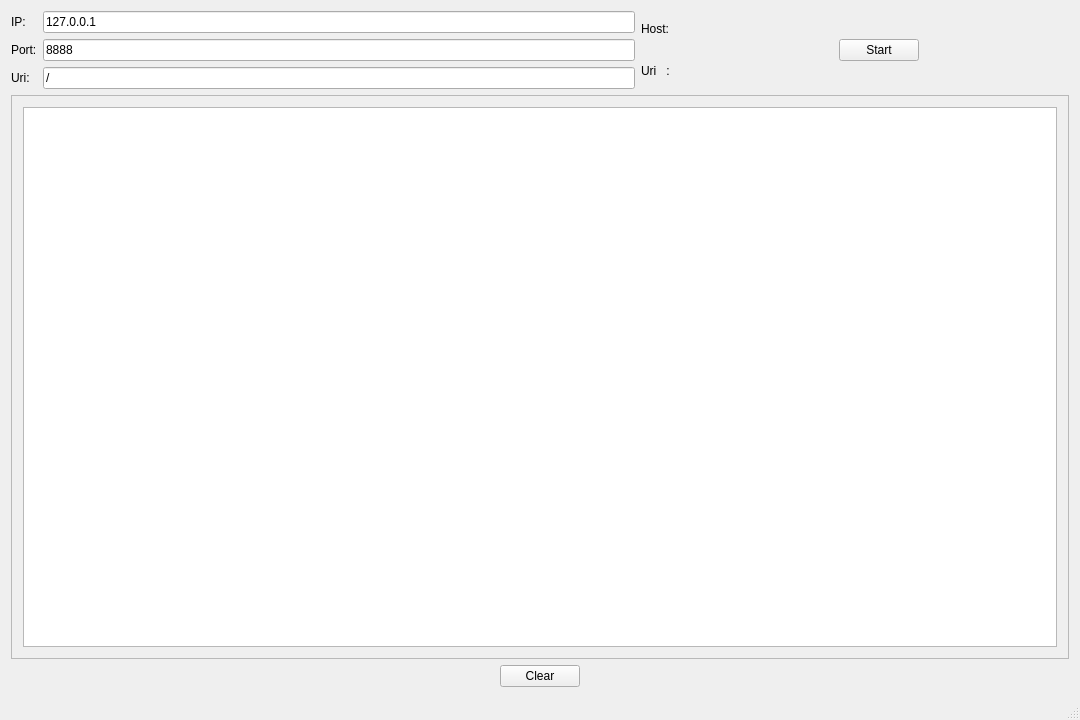
<?xml version="1.0" encoding="UTF-8"?>
<ui version="4.0">
 <class>MainWindow</class>
 <widget class="QMainWindow" name="MainWindow">
  <property name="geometry">
   <rect>
    <x>0</x>
    <y>0</y>
    <width>1080</width>
    <height>720</height>
   </rect>
  </property>
  <property name="windowTitle">
   <string>Zmq Subscriber</string>
  </property>
  <widget class="QWidget" name="centralWidget">
   <layout class="QVBoxLayout" name="verticalLayout">
    <item>
     <layout class="QHBoxLayout" name="horizontalLayout">
      <item>
       <layout class="QGridLayout" name="gridLayout">
        <property name="topMargin">
         <number>0</number>
        </property>
        <property name="rightMargin">
         <number>0</number>
        </property>
        <item row="0" column="1">
         <widget class="QLineEdit" name="lineEditIp">
          <property name="text">
           <string>127.0.0.1</string>
          </property>
         </widget>
        </item>
        <item row="1" column="1">
         <widget class="QLineEdit" name="lineEditPort">
          <property name="text">
           <string>8888</string>
          </property>
         </widget>
        </item>
        <item row="1" column="0">
         <widget class="QLabel" name="labelPort">
          <property name="text">
           <string>Port:</string>
          </property>
         </widget>
        </item>
        <item row="0" column="0">
         <widget class="QLabel" name="labelIp">
          <property name="text">
           <string>IP:</string>
          </property>
         </widget>
        </item>
        <item row="2" column="0">
         <widget class="QLabel" name="labelUri_2">
          <property name="text">
           <string>Uri:</string>
          </property>
         </widget>
        </item>
        <item row="2" column="1">
         <widget class="QLineEdit" name="lineEditUri">
          <property name="text">
           <string>/</string>
          </property>
         </widget>
        </item>
       </layout>
      </item>
      <item>
       <layout class="QVBoxLayout" name="verticalLayout_4">
        <property name="leftMargin">
         <number>0</number>
        </property>
        <item>
         <widget class="QLabel" name="labelHost">
          <property name="text">
           <string>Host:</string>
          </property>
         </widget>
        </item>
        <item>
         <widget class="QLabel" name="labelUri">
          <property name="text">
           <string>Uri   :</string>
          </property>
         </widget>
        </item>
       </layout>
      </item>
      <item>
       <layout class="QVBoxLayout" name="verticalLayout_5">
        <property name="leftMargin">
         <number>0</number>
        </property>
        <item>
         <widget class="QLabel" name="labelEditHost">
          <property name="text">
           <string/>
          </property>
         </widget>
        </item>
        <item>
         <widget class="QLabel" name="labelEditUri">
          <property name="text">
           <string/>
          </property>
         </widget>
        </item>
       </layout>
      </item>
      <item>
       <spacer name="horizontalSpacer">
        <property name="orientation">
         <enum>Qt::Horizontal</enum>
        </property>
        <property name="sizeType">
         <enum>QSizePolicy::Preferred</enum>
        </property>
        <property name="sizeHint" stdset="0">
         <size>
          <width>150</width>
          <height>20</height>
         </size>
        </property>
       </spacer>
      </item>
      <item>
       <widget class="QPushButton" name="btnStart">
        <property name="text">
         <string>Start</string>
        </property>
       </widget>
      </item>
      <item>
       <spacer name="horizontalSpacer_4">
        <property name="orientation">
         <enum>Qt::Horizontal</enum>
        </property>
        <property name="sizeType">
         <enum>QSizePolicy::Preferred</enum>
        </property>
        <property name="sizeHint" stdset="0">
         <size>
          <width>150</width>
          <height>20</height>
         </size>
        </property>
       </spacer>
      </item>
     </layout>
    </item>
    <item>
     <layout class="QHBoxLayout" name="horizontalLayout_2">
      <item>
       <widget class="QScrollArea" name="scrollArea">
        <property name="widgetResizable">
         <bool>true</bool>
        </property>
        <widget class="QWidget" name="scrollAreaWidgetContents">
         <property name="geometry">
          <rect>
           <x>0</x>
           <y>0</y>
           <width>1058</width>
           <height>546</height>
          </rect>
         </property>
         <layout class="QHBoxLayout" name="horizontalLayout_4">
          <item>
           <widget class="QTextBrowser" name="textBrowser"/>
          </item>
         </layout>
        </widget>
       </widget>
      </item>
     </layout>
    </item>
    <item>
     <layout class="QHBoxLayout" name="horizontalLayout_3">
      <property name="topMargin">
       <number>0</number>
      </property>
      <item>
       <spacer name="horizontalSpacer_2">
        <property name="orientation">
         <enum>Qt::Horizontal</enum>
        </property>
        <property name="sizeHint" stdset="0">
         <size>
          <width>40</width>
          <height>20</height>
         </size>
        </property>
       </spacer>
      </item>
      <item>
       <widget class="QPushButton" name="btnClear">
        <property name="text">
         <string>Clear</string>
        </property>
       </widget>
      </item>
      <item>
       <spacer name="horizontalSpacer_3">
        <property name="orientation">
         <enum>Qt::Horizontal</enum>
        </property>
        <property name="sizeHint" stdset="0">
         <size>
          <width>40</width>
          <height>20</height>
         </size>
        </property>
       </spacer>
      </item>
     </layout>
    </item>
   </layout>
  </widget>
  <widget class="QStatusBar" name="statusBar"/>
 </widget>
 <layoutdefault spacing="6" margin="11"/>
 <resources/>
 <connections/>
</ui>
